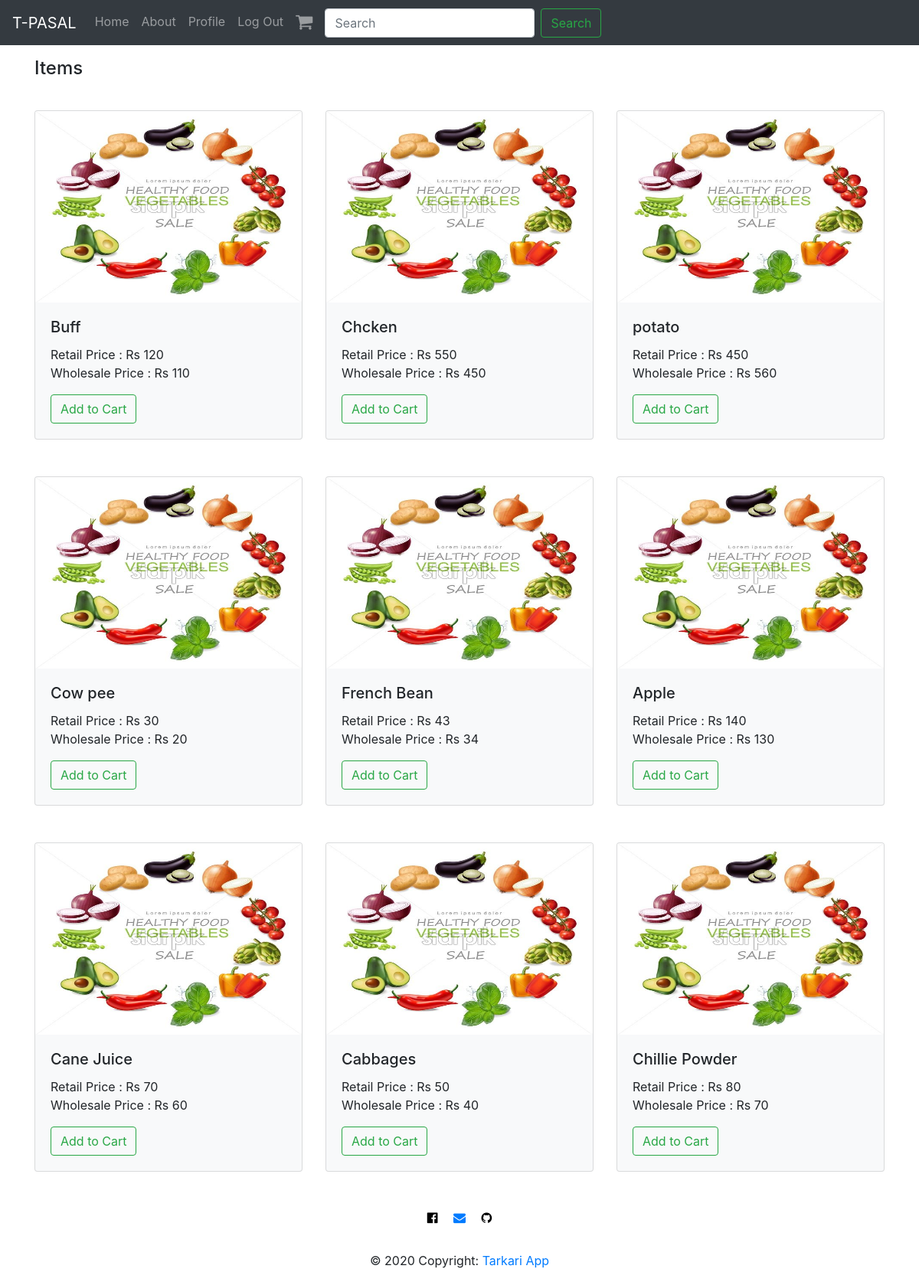
Screenshot of / (signed in) with the database file from the repository.
### items/models.py (models this page shows, shortened)
class Items(models.Model):
    name=models.CharField(max_length=100,blank=False)
    unit=models.CharField(max_length=10,default="Kg")
    rprice=models.IntegerField()
    wprice=models.IntegerField()

### items/views.py (the view)
# urls.py: path('', views.home,name='homepage'),
def home(request):
    items=Items.objects.all()
    return render(request,"items/index.html",{"foods":items})

### items/templates/items/index.html (shortened to what this page needs)
{%extends 'user/base.html'%}
{%block content%}
{%load static%}
    <div class="container">
    <h4 class="heading-4 my-3" id="items">Items</h4>
    <div class="row row-cols-1 row-cols-md-3 ">
        {% for food in foods %}
            <div class="col my-4">
                <div class="card bg-light" id="card{{food.id}}">
                    <img class="card-img-top" height=200 style="overflow:hidden;width:auto;min-height:250px;"
                     src="{%static 'items/vege.jpg'%}" alt="Photo of {{food.name}}">
                    <div class="card-body">
                        <h5 class="card-title">{{food.name}}</h5>
                        <p class="card-text">
                            Retail Price : Rs {{food.rprice}}<br>
                            Wholesale Price : Rs {{food.wprice}}
                        </p>
                        <a href="{% url 'addtocart' id=food.id %}" class="btn btn-outline-success my-2 my-sm-0">Add to Cart</a>
                    </div>
                </div>
            </div>
        {%endfor%}
    </div>
</div>
{%endblock%}

### user/templates/user/base.html (style rules this page uses)
html { scroll-behavior: smooth !important; }

### rows the page displays
Items: name "Buff", rprice "120", wprice "110"
Items: name "Chcken", rprice "550", wprice "450"
Items: name "potato", rprice "450", wprice "560"
Items: name "Cow pee", rprice "30", wprice "20"
Items: name "French Bean", rprice "43", wprice "34"
Items: name "Apple", rprice "140", wprice "130"
Items: name "Cane Juice", rprice "70", wprice "60"
Items: name "Cabbages", rprice "50", wprice "40"
Items: name "Chillie Powder", rprice "80", wprice "70"
